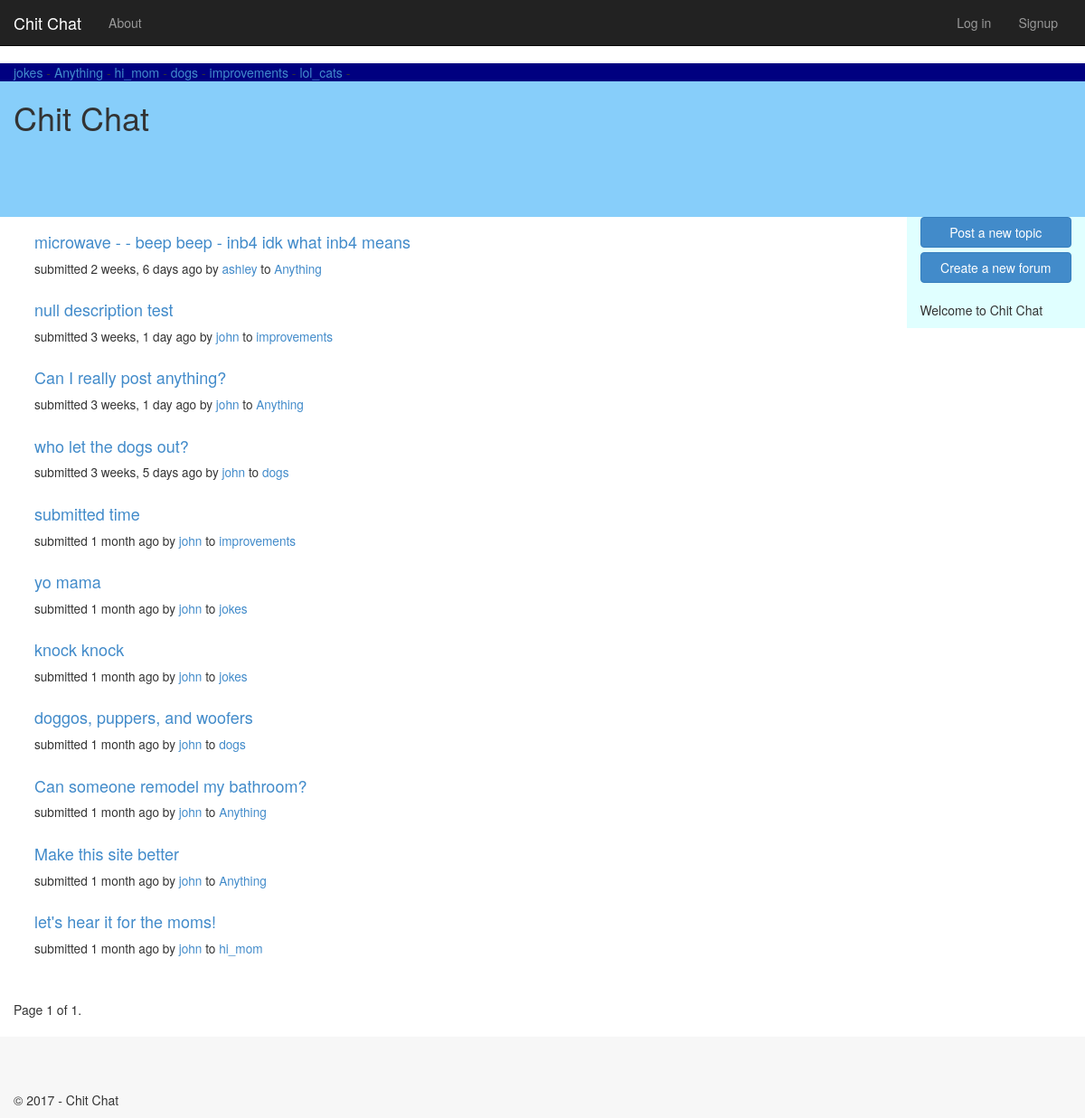
The app's page /, older data.
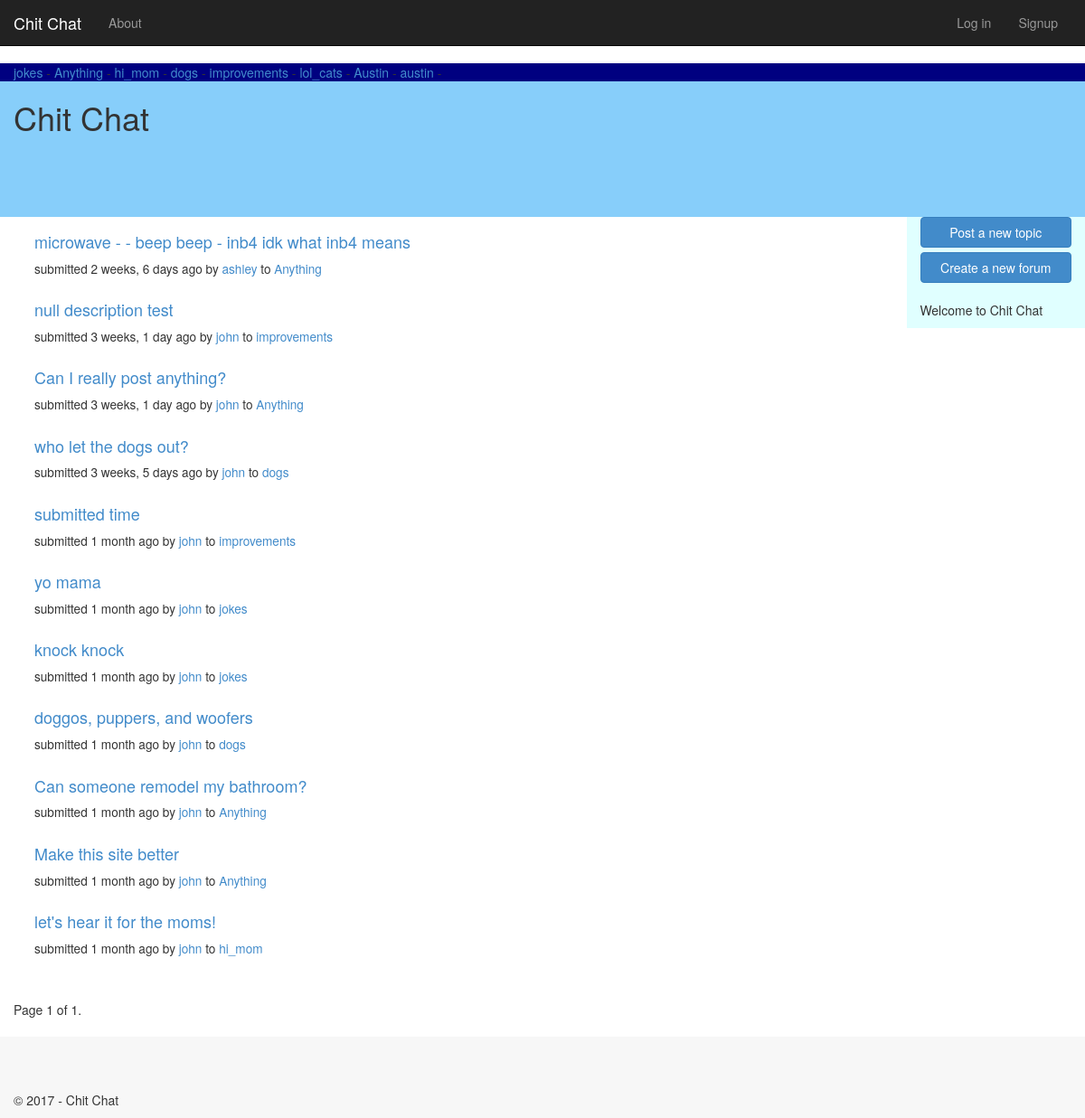
The same page, newer data.
### forum/models.py (models this page shows, shortened)
class Forum(models.Model):
    slug = models.SlugField(unique=True, max_length=60)
    description = models.TextField(blank=True, default='')
    updated = models.DateTimeField(auto_now=True)
    created = models.DateTimeField(auto_now=True)
    creator = models.ForeignKey(User, blank=True, null=True)

class Topic(models.Model):
    title = models.CharField(max_length=60)
    description = models.TextField(max_length=10000, blank=True)
    forum = models.ForeignKey(Forum)
    created = models.DateTimeField(auto_now=True)
    creator = models.ForeignKey(User, blank=True, null=True)
    updated = models.DateTimeField(auto_now=True)
    closed = models.BooleanField(blank=True, default=False)

### forum/views.py (the view)
# urls.py: url(r'^$', forum.views.IndexView, name='forum-home'),
def IndexView(request):
    context = get_base_context()
    context['forums'] = Forum.objects.all()[:20]
    topics = Topic.objects.all().order_by('-created')
    context['topics'] = paginator_helper(request, topics)
    context['title'] = 'Welcome'
    return render(request, 'forum/index.html', context)

### forum/views.py (called while the page is built)
def get_base_context():
    return {'year': datetime.now().year}

def paginator_helper(request, model_list, page_items=25):
    paginator = Paginator(model_list, page_items)
    page = request.GET.get('page')
    try:
        model_list = paginator.page(page)
    except PageNotAnInteger:
        model_list = paginator.page(1)
    except EmptyPage:
        model_list = paginator.page(paginator.num_pages)
    return model_list

### forum/templates/forum/index.html (shortened to what this page needs)
{% extends "app/layout.html" %}
{% block content %}
<div id="header-forums" class="container">
    {% if forums %}
    <span class="align-middle">
        {% for forum in forums %}
        <a href="{% url 'forum:forum-detail' slug=forum.slug %}">{{ forum.slug }}</a> -
        {% endfor %}
    </span>
    {% else %}
    <p>No forums available.</p>
    {% endif %}
</div>
<div id="header-bottom" class="container">
    <h1>Chit Chat</h1>
</div>
<div class="container" id="main-content">
    <div class="col-xs-12 col-sm-10" id="topic-table">
        {% if topics %}
        <table class="table table-hover table-borderless">
            <tbody>
                {% for topic in topics %}
                <tr>
                    <td>
                        <h4><a href="{% url 'forum:topic-detail' topic.id %}">{{ topic.title }}</a></h4>
                        <small>
                            submitted {{ topic.created|timesince }} ago by
                            <a href="{% url 'forum:user-posts' topic.creator.get_username %}">{{ topic.creator.get_username }}</a> to
                            <a href="{% url 'forum:forum-detail' slug=topic.forum.slug %}">{{ topic.forum.slug }}</a>
                        </small>
                    </td>
                </tr>
                {% endfor %}
            </tbody>
        </table>
        {% else %}
        <p>No topics available.</p>
        {% endif %}
    </div>
    <div class="col-xs-12 col-sm-2" id="sidebar-main">
        <a href="" class="btn btn-primary btn-block" role="button">Post a new topic</a>
        <a href="{% url 'forum:new-forum' %}" class="btn btn-primary btn-block" role="button">Create a new forum</a>
        <br />
        <p>Welcome to Chit Chat</p>
    </div>
</div>
<div class="container">
    <div class="pagination">
        <span class="page-links">
            <span class="page-current">
                Page {{ topics.number }} of {{ topics.paginator.num_pages }}.
            </span>
        </span>
    </div>
</div>
{% endblock %}

Row changes from the older to the newer data that the page shows:
added Forum: slug "Austin"
added Forum: slug "austin"
